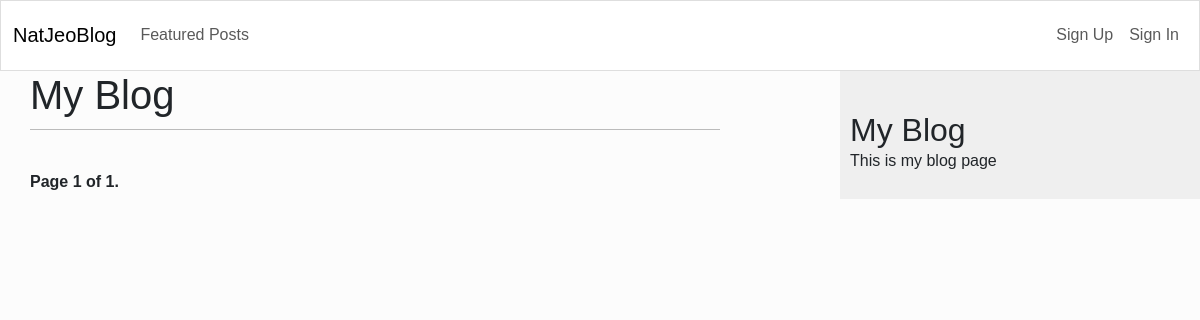
The page /blog/ on the database as committed earlier.
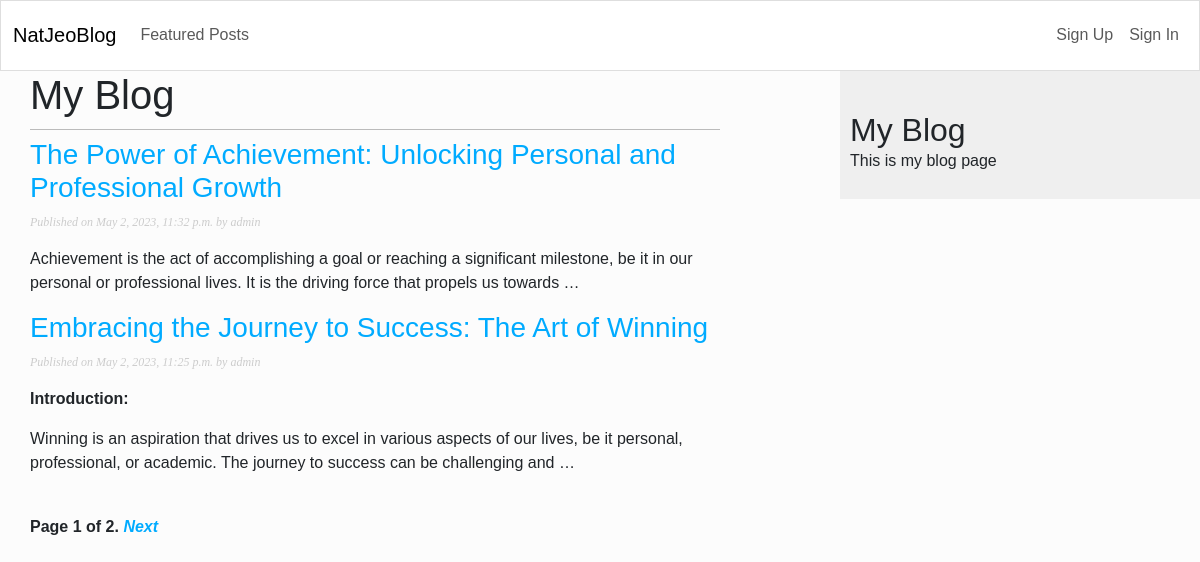
The same page on the database as committed later.
### blog/models.py (models this page shows, shortened)
class Post(models.Model):
    class Status(models.TextChoices):
        DRAFT = 'DF', 'Draft'
        PUBLISHED = 'PD', 'Published'
    title = models.CharField(max_length=255)
    slug = models.SlugField(max_length=255, unique_for_date='publish')
    author = models.ForeignKey(User, on_delete=models.CASCADE, related_name='blog_posts')
    image = image = models.FileField(blank=True, null=True, upload_to='images/')
    body = RichTextField(blank=True, null=True)
    publish = models.DateTimeField(default=timezone.now)
    created = models.DateTimeField(auto_now=True)
    updated = models.DateTimeField(auto_now=True)
    status = models.CharField(max_length=2,
                                     choices=Status.choices,
                                     default=Status.DRAFT)
    objects = models.Manager()          # the default manager
    published = PublishedManager()      # my defined manager
    class Meta:
        ordering = ['-publish']
        indexes = [
            models.Index(fields =['-publish']),
        ]
    def get_absolute_url(self):
        return reverse('blog:postDetails', args=[self.publish.year,
                                              self.publish.month,
                                              self.publish.day,
                                              self.slug])

### blog/views.py (the view)
# urls.py: path('', views.postList, name='postList'),
def postList(request):
    postList = Post.published.all()
    paginator = Paginator(postList, 2)
    page_number = request.GET.get('page', 1)
    try:
        posts = paginator.page(page_number)
    except PageNotAnInteger:
        posts = paginator.page(1)
    except EmptyPage:
        posts = paginator.page(paginator.num_pages)
    return render(request,
                  'blog/post/postList.html',
                  {'posts': posts})

### blog/models.py (called while the page is built)
    def get_queryset(self):
        return super().get_queryset()\
            .filter(status=Post.Status.PUBLISHED)

### blog/templates/blog/post/postList.html (shortened to what this page needs)
{% extends 'blog/base.html' %}
{% block content %}
    <h1> My Blog</h1>
    {% for post in posts  %}
        <h3>
            <a href="{{ post.get_absolute_url }}">
                {{ post.title }}
            </a>
        </h3>
        <P class="date">
            Published on {{ post.publish }} by {{ post.author }}
        </p>
            {{ post.body | truncatewords_html:30 | safe | linebreaks }}
    {% endfor %}
    {% include 'blog/pagination.html' with page=posts %}
{% endblock content %}

### blog/templates/blog/base.html (shortened to what this page needs)
{% load static %}
<!DOCTYPE html>
<html lang="en">
<head>
    <link rel="stylesheet" href="https://bootswatch.com/5/simplex/bootstrap.min.css">
    <link rel="stylesheet" href="{% static 'css/blog.css' %}" rel="stylesheet">
</head>
<body>
    {% include 'blog/nav.html' %}
    <div id="content">
        {% block content %}
        {% endblock content%}
    </div>
    <div id="sidebar">
        <h2> My Blog</h2>
        <p> This is my blog page</p>
    </div>
</body>
</html>

### blog/templates/blog/nav.html (shortened to what this page needs)
<nav class="navbar navbar-expand-lg bg-light">
    <div class="container-fluid">
      <a class="navbar-brand" href="{% url 'blog:postList' %}">NatJeoBlog</a>
      <div class="collapse navbar-collapse" id="navbarText">
        <ul class="navbar-nav me-auto mb-2 mb-lg-0">
            <li class="nav-item">
                <a class="nav-link" href="#">Featured Posts</a>
            </li>
        </ul>
        <ul class="navbar-nav">
            {% if request.user.is_authenticated %}
            <li class="nav-item">
              <a class="nav-link " aria-current="page" href="#">Sign Out</a>
            </li>
            {% else %}
            <li class="nav-item">
              <a class="nav-link " aria-current="page" href="#">Sign Up</a>
            </li>
            <li class="nav-item">
              <a class="nav-link " aria-current="page" href="#">Sign In</a>
            </li>
            {% endif %}
        </ul>
      </div>
    </div>
</nav>

### blog/templates/blog/pagination.html (shortened to what this page needs)
<div class="pagination">
    <span class="step-links">
        <span>
            Page {{ page.number}} of {{ page.paginator.num_pages }}.
        </span>
        {% if page.has_next %}
            <a href="?page={{ page.next_page_number }}" class="next">
                <i class="fa fa-angle-double-right"> Next</i>
            </a>
        {% endif %}
    </span>
</div>

### blog/static/css/blog.css (style rules this page uses)
body { margin:0; padding:0; font-family:helvetica, sans-serif; }
a { color:#00abff; text-decoration:none; }
h1 { font-weight:normal; border-bottom:1px solid #bbb; padding:0 0 10px 0; }
h2 { font-weight:normal; margin:30px 0 0; }
#content { float:left; width:60%; padding:0 0 0 30px; }
#sidebar { float:right; width:30%; padding:10px; background:#efefef; height:100%; }
p.date { color:#ccc; font-family: georgia, serif; font-size: 12px; font-style: italic; }
.pagination { margin:40px 0; font-weight:bold; }

Rows that differ between the two databases and show on the page:
added Post: title "The Power of Achievement: Unlocking Personal and Professional Growth", publish "May 2, 2023, 11:32 p.m.", author "admin", body "Achievement is the act of accomplishing a goal or reaching a significant milestone, be it in our personal or professional lives. It is the driving force that propels us towards …"
added Post: title "Embracing the Journey to Success: The Art of Winning", publish "May 2, 2023, 11:25 p.m.", author "admin", body "Introduction: Winning is an aspiration that drives us to excel in various aspects of our lives, be it personal, professional, or academic. The journey to success can be challenging and …"
Other text that changed with them:
{{ page.paginator.num_pages }}: "1" → "2"
text now shown: "Next"
